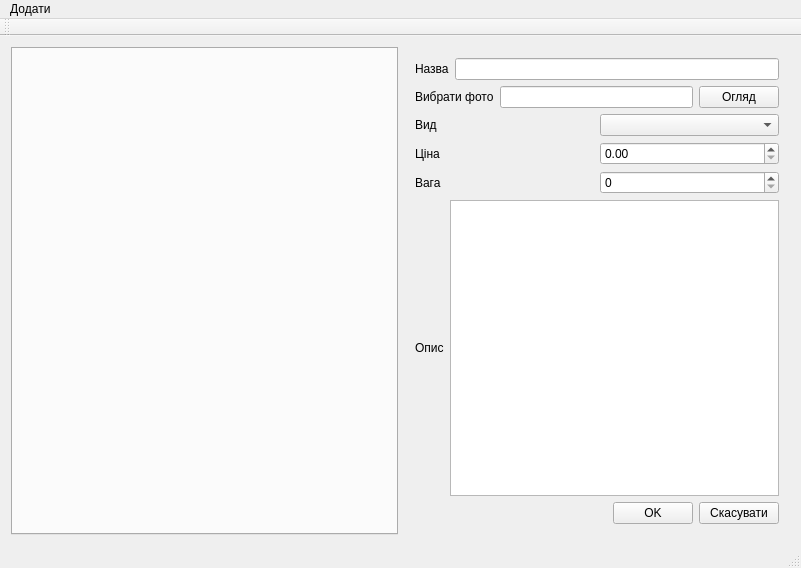
<?xml version="1.0" encoding="UTF-8"?>
<ui version="4.0">
 <class>EditorMainWindow</class>
 <widget class="QMainWindow" name="EditorMainWindow">
  <property name="geometry">
   <rect>
    <x>0</x>
    <y>0</y>
    <width>801</width>
    <height>568</height>
   </rect>
  </property>
  <property name="windowTitle">
   <string>MainWindow</string>
  </property>
  <widget class="QWidget" name="centralWidget">
   <layout class="QHBoxLayout" name="horizontalLayout_8">
    <item>
     <widget class="QTabWidget" name="PickTabWidget">
      <property name="currentIndex">
       <number>-1</number>
      </property>
     </widget>
    </item>
    <item>
     <widget class="QWidget" name="InputFormWidget" native="true">
      <layout class="QVBoxLayout" name="InputForm">
       <item>
        <layout class="QHBoxLayout" name="horizontalLayout_4">
         <item>
          <widget class="QLabel" name="label_5">
           <property name="text">
            <string>Назва</string>
           </property>
          </widget>
         </item>
         <item>
          <widget class="QLineEdit" name="nameLineEdit"/>
         </item>
        </layout>
       </item>
       <item>
        <layout class="QHBoxLayout" name="horizontalLayout_5">
         <item>
          <widget class="QLabel" name="label_6">
           <property name="text">
            <string>Вибрати фото</string>
           </property>
          </widget>
         </item>
         <item>
          <widget class="QLineEdit" name="photoLineEdit"/>
         </item>
         <item>
          <widget class="QPushButton" name="addPhotoButton">
           <property name="text">
            <string>Огляд</string>
           </property>
          </widget>
         </item>
        </layout>
       </item>
       <item>
        <layout class="QHBoxLayout" name="horizontalLayout_6">
         <item>
          <widget class="QLabel" name="label_3">
           <property name="text">
            <string>Вид</string>
           </property>
          </widget>
         </item>
         <item>
          <widget class="QComboBox" name="comboBoxKind"/>
         </item>
        </layout>
       </item>
       <item>
        <layout class="QHBoxLayout" name="horizontalLayout_3">
         <item>
          <widget class="QLabel" name="label_4">
           <property name="text">
            <string>Ціна</string>
           </property>
          </widget>
         </item>
         <item>
          <widget class="QDoubleSpinBox" name="priceSpinBox"/>
         </item>
        </layout>
       </item>
       <item>
        <layout class="QHBoxLayout" name="horizontalLayout">
         <item>
          <widget class="QLabel" name="label">
           <property name="text">
            <string>Вага</string>
           </property>
          </widget>
         </item>
         <item>
          <widget class="QSpinBox" name="weightSpinBox"/>
         </item>
        </layout>
       </item>
       <item>
        <layout class="QHBoxLayout" name="horizontalLayout_2">
         <item>
          <widget class="QLabel" name="label_2">
           <property name="text">
            <string>Опис</string>
           </property>
          </widget>
         </item>
         <item>
          <widget class="QTextEdit" name="descriptionTextEdit"/>
         </item>
        </layout>
       </item>
       <item>
        <layout class="QHBoxLayout" name="horizontalLayout_7">
         <item>
          <spacer name="horizontalSpacer">
           <property name="orientation">
            <enum>Qt::Horizontal</enum>
           </property>
           <property name="sizeHint" stdset="0">
            <size>
             <width>40</width>
             <height>20</height>
            </size>
           </property>
          </spacer>
         </item>
         <item>
          <widget class="QPushButton" name="okButton">
           <property name="text">
            <string>OK</string>
           </property>
          </widget>
         </item>
         <item>
          <widget class="QPushButton" name="cancelButton">
           <property name="text">
            <string>Скасувати</string>
           </property>
          </widget>
         </item>
        </layout>
       </item>
      </layout>
     </widget>
    </item>
   </layout>
  </widget>
  <widget class="QMenuBar" name="menuBar">
   <property name="geometry">
    <rect>
     <x>0</x>
     <y>0</y>
     <width>801</width>
     <height>25</height>
    </rect>
   </property>
   <widget class="QMenu" name="AddAction">
    <property name="title">
     <string>Додати </string>
    </property>
    <addaction name="addGoods"/>
    <addaction name="addKind"/>
   </widget>
   <addaction name="AddAction"/>
  </widget>
  <widget class="QToolBar" name="mainToolBar">
   <attribute name="toolBarArea">
    <enum>TopToolBarArea</enum>
   </attribute>
   <attribute name="toolBarBreak">
    <bool>false</bool>
   </attribute>
  </widget>
  <widget class="QStatusBar" name="statusBar"/>
  <action name="addGoods">
   <property name="text">
    <string>Страву</string>
   </property>
  </action>
  <action name="addKind">
   <property name="text">
    <string>Вид</string>
   </property>
  </action>
 </widget>
 <layoutdefault spacing="6" margin="11"/>
 <resources/>
 <connections/>
</ui>
